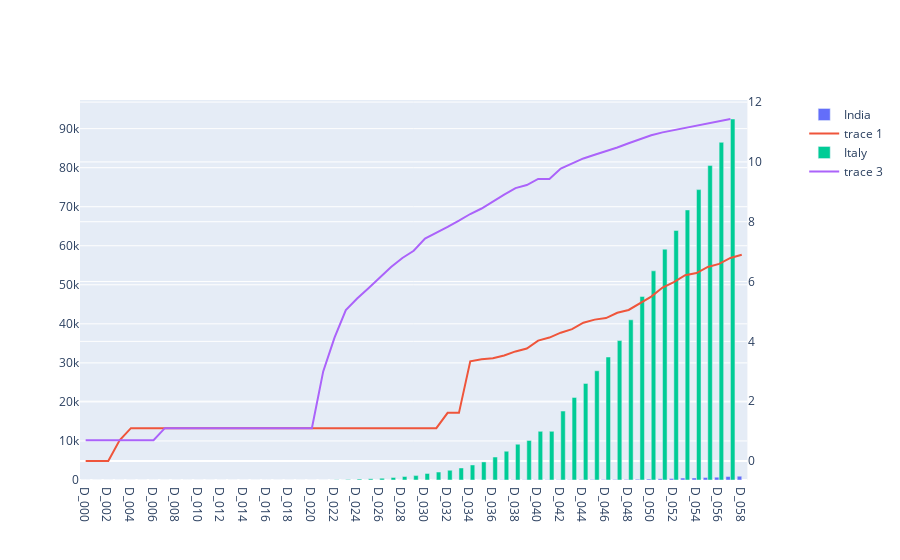

Notebook code cell kept with this figure:
### Code cell
from plotly.subplots import make_subplots
# Create random data with numpy
import numpy as np
np.random.seed(1)

N = 100
random_x = np.linspace(0, 1, N)
random_y0 = np.random.randn(N) + 5
random_y1 = np.random.randn(N)
random_y2 = np.random.randn(N) - 5

# Create traces
# fig = go.Figure()
fig = make_subplots(specs=[[{"secondary_y": True}]])
tempX=countryDataDict['India']
fig.add_trace(go.Bar(x=tempX['dayIndex'], y=tempX['countryData'],name='India',))
fig.add_trace(go.Scatter(x=tempX['dayIndex'], y=tempX['logValues'],mode='lines'), secondary_y=True)
tempX2=countryDataDict['Italy']
fig.add_trace(go.Bar(x=tempX2['dayIndex'], y=tempX2['countryData'],name='Italy',))
fig.add_trace(go.Scatter(x=tempX2['dayIndex'], y=tempX2['logValues'],mode='lines'), secondary_y=True)

fig.show()

### Figure 1 — Plotly figure (JSON) as saved in the notebook; plotly's stock layout.template omitted (floating-point values rounded to 4 significant figures)
{"data": [{"name": "India", "type": "bar", "x": ["D_000", "D_001", "D_002", "D_003", "D_004", "D_005", "D_006", "D_007", "D_008", "D_009", "D_010", "D_011", "D_012", "D_013", "D_014", "D_015", "D_016", "D_017", "D_018", "D_019", "D_020", "D_021", "D_022", "D_023", "D_024", "D_025", "D_026", "D_027", "D_028", "D_029", "D_030", "D_031", "D_032", "D_033", "D_034", "D_035", "D_036", "D_037", "D_038", "D_039", "D_040", "D_041", "D_042", "D_043", "D_044", "D_045", "D_046", "D_047", "D_048", "D_049", "D_050", "D_051", "D_052", "D_053", "D_054", "D_055", "D_056", "D_057", "D_058"], "y": [1, 1, 1, 2, 3, 3, 3, 3, 3, 3, 3, 3, 3, 3, 3, 3, 3, 3, 3, 3, 3, 3, 3, 3, 3, 3, 3, 3, 3, 3, 3, 3, 5, 5, 28, 30, 31, 34, 39, 43, 56, 62, 73, 82, 102, 113, 119, 142, 156, 194, 244, 330, 396, 499, 536, 657, 727, 887, 987]}, {"mode": "lines", "type": "scatter", "x": ["D_000", "D_001", "D_002", "D_003", "D_004", "D_005", "D_006", "D_007", "D_008", "D_009", "D_010", "D_011", "D_012", "D_013", "D_014", "D_015", "D_016", "D_017", "D_018", "D_019", "D_020", "D_021", "D_022", "D_023", "D_024", "D_025", "D_026", "D_027", "D_028", "D_029", "D_030", "D_031", "D_032", "D_033", "D_034", "D_035", "D_036", "D_037", "D_038", "D_039", "D_040", "D_041", "D_042", "D_043", "D_044", "D_045", "D_046", "D_047", "D_048", "D_049", "D_050", "D_051", "D_052", "D_053", "D_054", "D_055", "D_056", "D_057", "D_058"], "xaxis": "x", "y": [0, 0, 0, 0.6931, 1.099, 1.099, 1.099, 1.099, 1.099, 1.099, 1.099, 1.099, 1.099, 1.099, 1.099, 1.099, 1.099, 1.099, 1.099, 1.099, 1.099, 1.099, 1.099, 1.099, 1.099, 1.099, 1.099, 1.099, 1.099, 1.099, 1.099, 1.099, 1.609, 1.609, 3.332, 3.401, 3.434, 3.526, 3.664, 3.761, 4.025, 4.127, 4.29, 4.407, 4.625, 4.727, 4.779, 4.956, 5.05, 5.268, 5.497, 5.799, 5.981, 6.213, 6.284, 6.488, 6.589, 6.788, 6.895], "yaxis": "y2"}, {"name": "Italy", "type": "bar", "x": ["D_000", "D_001", "D_002", "D_003", "D_004", "D_005", "D_006", "D_007", "D_008", "D_009", "D_010", "D_011", "D_012", "D_013", "D_014", "D_015", "D_016", "D_017", "D_018", "D_019", "D_020", "D_021", "D_022", "D_023", "D_024", "D_025", "D_026", "D_027", "D_028", "D_029", "D_030", "D_031", "D_032", "D_033", "D_034", "D_035", "D_036", "D_037", "D_038", "D_039", "D_040", "D_041", "D_042", "D_043", "D_044", "D_045", "D_046", "D_047", "D_048", "D_049", "D_050", "D_051", "D_052", "D_053", "D_054", "D_055", "D_056", "D_057"], "y": [2, 2, 2, 2, 2, 2, 2, 3, 3, 3, 3, 3, 3, 3, 3, 3, 3, 3, 3, 3, 3, 20, 62, 155, 229, 322, 453, 655, 888, 1128, 1694, 2036, 2502, 3089, 3858, 4636, 5883, 7375, 9172, 10149, 12462, 12462, 17660, 21157, 24747, 27980, 31506, 35713, 41035, 47021, 53578, 59138, 63927, 69176, 74386, 80589, 86498, 92472]}, {"mode": "lines", "type": "scatter", "x": ["D_000", "D_001", "D_002", "D_003", "D_004", "D_005", "D_006", "D_007", "D_008", "D_009", "D_010", "D_011", "D_012", "D_013", "D_014", "D_015", "D_016", "D_017", "D_018", "D_019", "D_020", "D_021", "D_022", "D_023", "D_024", "D_025", "D_026", "D_027", "D_028", "D_029", "D_030", "D_031", "D_032", "D_033", "D_034", "D_035", "D_036", "D_037", "D_038", "D_039", "D_040", "D_041", "D_042", "D_043", "D_044", "D_045", "D_046", "D_047", "D_048", "D_049", "D_050", "D_051", "D_052", "D_053", "D_054", "D_055", "D_056", "D_057"], "xaxis": "x", "y": [0.6931, 0.6931, 0.6931, 0.6931, 0.6931, 0.6931, 0.6931, 1.099, 1.099, 1.099, 1.099, 1.099, 1.099, 1.099, 1.099, 1.099, 1.099, 1.099, 1.099, 1.099, 1.099, 2.996, 4.127, 5.043, 5.434, 5.775, 6.116, 6.485, 6.789, 7.028, 7.435, 7.619, 7.825, 8.036, 8.258, 8.442, 8.68, 8.906, 9.124, 9.225, 9.43, 9.43, 9.779, 9.96, 10.12, 10.24, 10.36, 10.48, 10.62, 10.76, 10.89, 10.99, 11.07, 11.14, 11.22, 11.3, 11.37, 11.43], "yaxis": "y2"}], "layout": {"xaxis": {"anchor": "y", "domain": [0, 0.94]}, "yaxis": {"anchor": "x", "domain": [0, 1]}, "yaxis2": {"anchor": "x", "overlaying": "y", "side": "right"}}}
